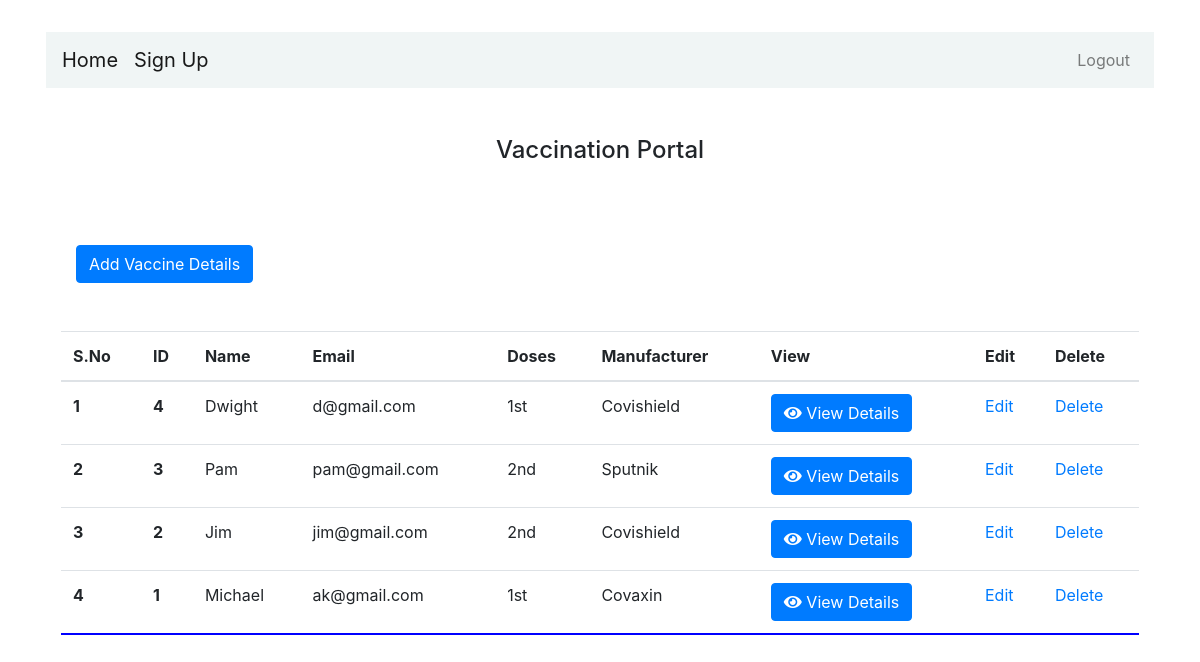
Page /dashboard/ (signed in) on the earlier database version.
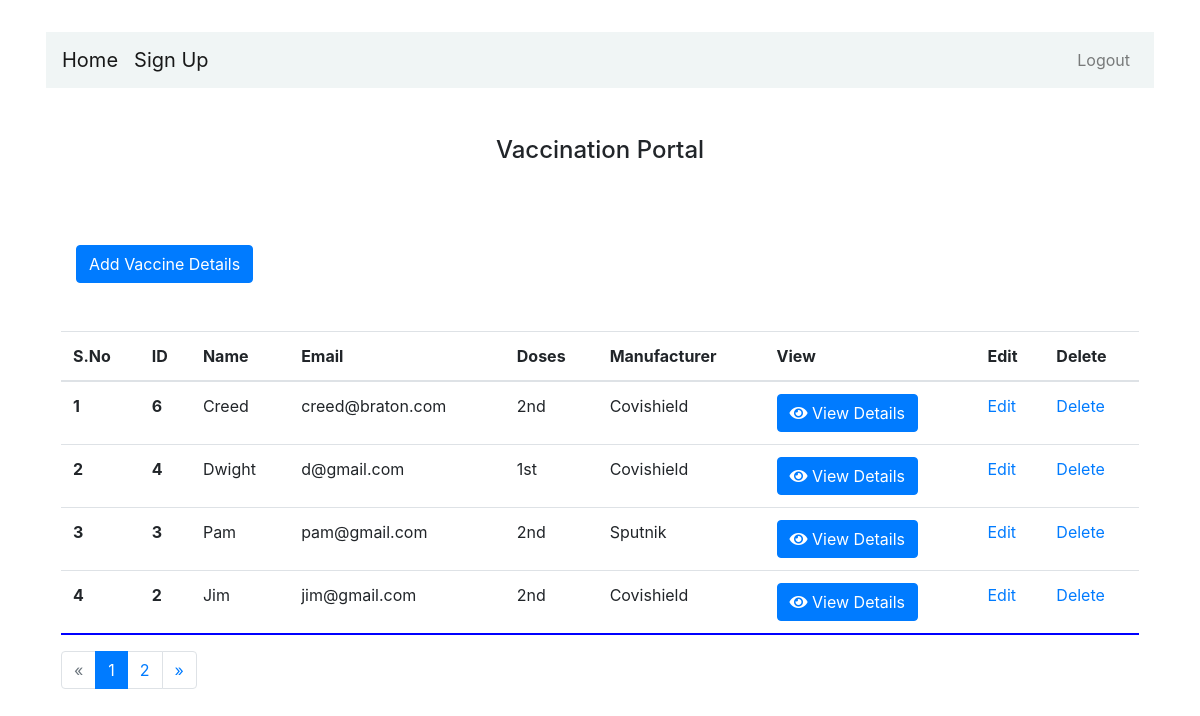
Same page on the later database version.
### portal/models.py (models this page shows, shortened)
class Person(models.Model):
    manufacturers = [
        ('Covaxin', 'Covaxin (Bharat Biotech)'),
        ('Covishield', 'Covishield (Serum Institute of India)'),
        ('Sputnik', 'Sputnik V'),
    ]
    doses = [
        ('1st', 'First Dose'),
        ('2nd', 'Second Dose'),
    ]
    name = models.CharField(max_length=500, verbose_name='First Name')
    fname = models.CharField(max_length=500, verbose_name="Father's Name")
    lname = models.CharField(max_length=500, verbose_name="Surname")
    dob = models.DateField(auto_now_add=False, verbose_name='Date of Birth')
    address = models.CharField(max_length=500)
    city = models.CharField(max_length=50)
    state = models.CharField(max_length=50)
    pin = models.CharField(max_length=50)
    phone = models.IntegerField()
    email = models.EmailField(max_length=254)
    manufacturers = models.CharField(max_length=50, choices=manufacturers)
    doses = models.CharField(max_length=50, choices=doses)
    dov = models.DateField(auto_now_add=False, verbose_name='Date of Vaccination')

### portal/views.py (the view)
# urls.py: path('dashboard/', views.dashboard, name='dashboard'),
def dashboard(request):
    person_object = Person.objects.all().order_by('-id')
    paginator = Paginator(person_object, 4)
    page = request.GET.get('page')
    try:
        persons = paginator.page(page)
    except PageNotAnInteger:
        persons = paginator.page(1)
    except EmptyPage:
        persons = paginator.page(paginator.num_pages)
    context = {'person_object': person_object, 'persons': persons}
    return render(request, 'dashboard.html', context)

### portal/templates/dashboard.html (shortened to what this page needs)
{% extends 'base.html' %}
{% block content %}
    {% if user.is_authenticated %}
        <div class="col-lg-12">
        <div class="container">
        <div class="row">
        <div class="col-lg-12">
        <div class="row">
        <div class="col-lg-12 text-center mt-5">
        <h4>Vaccination Portal</h4> <br>
        </div>
        <div class="col-lg-6 mt-5 mb-5">
        <a href="{% url 'add_vaccine_details' %}" class="btn btn-primary">Add Vaccine Details</a>
        </div>
        <div class="col-lg-6"></div>
        </div>
        </div>
        <table class="table table-hover" style="height:300px; overflow-y:scroll; border-bottom:2px blue solid;">
      <thead>
        <tr>
            <th scope="col">S.No</th>
            <th scope="col">ID</th>
            <th scope="col">Name</th>
            <th scope="col">Email</th>
            <th scope="col">Doses</th>
            <th scope="col">Manufacturer</th>
            <th scope="col">View</th>
            <th scope="col">Edit</th>
            <th scope="col">Delete</th>
        </tr>
      </thead>
      <tbody>
        {% for i in persons %}
        <tr>
          <th scope="row">{{forloop.counter}}</th>
          <th scope="row">{{i.id}}</th>
          <td>{{i.name}}</td>
          <td>{{i.email}}</td>
          <td>{{i.doses}}</td>
          <td>{{i.manufacturers}}</td>
          <td><button type="button" class="btn btn-primary" data-toggle="modal" data-target="#demo{{i.id}}">
    <i class="fa fa-eye" aria-hidden="true"></i> View Details
    </button></td>
            <td><a href="{%  url 'update-details' i.id %}">Edit</a></td>
            <td><a href="{%  url 'delete-details' i.id %}">Delete</a></td>
        </tr>
        {% endfor %}
      </tbody>
    </table>
    <nav aria-label="Page navigation example text-center">
    {% if persons.has_other_pages %}
      <ul class="pagination">
        {% if persons.has_previous %}
          <li class="page-item"><a class="page-link" href="?page={{ persons.previous_page_number }}">&laquo;</a></li>
        {% else %}
          <li class="disabled page-item"><span class="page-link">&laquo;</span></li>
        {% endif %}
        {% for i in persons.paginator.page_range %}
          {% if persons.number == i %}
            <li class="page-item active"><span class="page-link">{{ i }} <span class="sr-only">(current)</span></span></li>
          {% else %}
            <li class="page-item"><a class="page-link" href="?page={{ i }}">{{ i }}</a></li>
          {% endif %}
        {% endfor %}
        {% if persons.has_next %}
          <li class="page-item"><a class="page-link" href="?page={{ persons.next_page_number }}">&raquo;</a></li>
        {% else %}
          <li class="page-item disabled"><span>&raquo;</span></li>
        {% endif %}
      </ul>
    {% endif %}
    </nav>
        </div>
        </div>
        </div>
    {% else %}
        <a class="btn btn-primary btn-lg" href="{% url 'login' %}" role="button">Log In</a>
        <p>You are not logged in</p>
        <a href="{% url 'login' %}">Log In</a>
    {% endif %}
{% endblock %}

### portal/templates/base.html (shortened to what this page needs)
{% load static %}
<!DOCTYPE html>
<html>
<head>
    <link rel="stylesheet" href="https://maxcdn.bootstrapcdn.com/bootstrap/4.0.0/css/bootstrap.min.css">
	<link rel="stylesheet" href="https://use.fontawesome.com/releases/v5.8.2/css/all.css">
</head>
<body>
<div class="container p-3 my-3">
    <div class="row">
      <div class="col-md-12">
        <nav class="navbar navbar-expand-md navbar-light " style="background-color: #f0f5f5">
          <a href="/" class="navbar-brand">Home</a>
          <a href="{% url 'signup' %}" class="navbar-brand">Sign Up</a>
            <div class="collapse navbar-collapse" id="navbarCollapse">
                <div class="navbar-nav ml-auto">
                  {% if user.is_authenticated %}
                    <a href="{% url 'logout' %}" class="nav-item nav-link">Logout</a>
                  {% else %}
                    <a href="{% url 'login' %}" class="nav-item nav-link">Login</a>
                  {% endif %}
                </div>
            </div>
        </nav>
        {% block content %}{% endblock %}
      </div>
    </div>
  </div>
</body>
</html>

Differences in the rows shown:
no longer on this page (row unchanged): Person: id "1", name "Michael", email "ak@gmail.com", doses "1st", manufacturers "Covaxin"
added Person: id "6", name "Creed", email "creed@braton.com", doses "2nd", manufacturers "Covishield"
Other differences:
new list line: "1"
new list line: "2"
